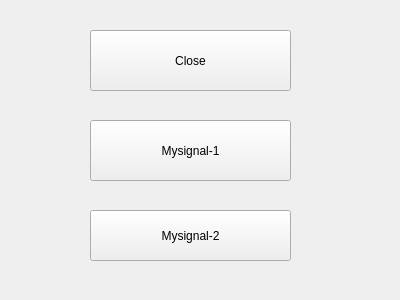
<?xml version="1.0" encoding="UTF-8"?>
<ui version="4.0">
 <class>Widget</class>
 <widget class="QWidget" name="Widget">
  <property name="geometry">
   <rect>
    <x>0</x>
    <y>0</y>
    <width>400</width>
    <height>300</height>
   </rect>
  </property>
  <property name="windowTitle">
   <string>Widget</string>
  </property>
  <widget class="QPushButton" name="pushButton">
   <property name="geometry">
    <rect>
     <x>90</x>
     <y>30</y>
     <width>201</width>
     <height>61</height>
    </rect>
   </property>
   <property name="text">
    <string>Close</string>
   </property>
  </widget>
  <widget class="QPushButton" name="pushButton_2">
   <property name="geometry">
    <rect>
     <x>90</x>
     <y>120</y>
     <width>201</width>
     <height>61</height>
    </rect>
   </property>
   <property name="text">
    <string>Mysignal-1</string>
   </property>
  </widget>
  <widget class="QPushButton" name="pushButton_3">
   <property name="geometry">
    <rect>
     <x>90</x>
     <y>210</y>
     <width>201</width>
     <height>51</height>
    </rect>
   </property>
   <property name="text">
    <string>Mysignal-2</string>
   </property>
  </widget>
 </widget>
 <layoutdefault spacing="6" margin="11"/>
 <resources/>
 <connections/>
</ui>
